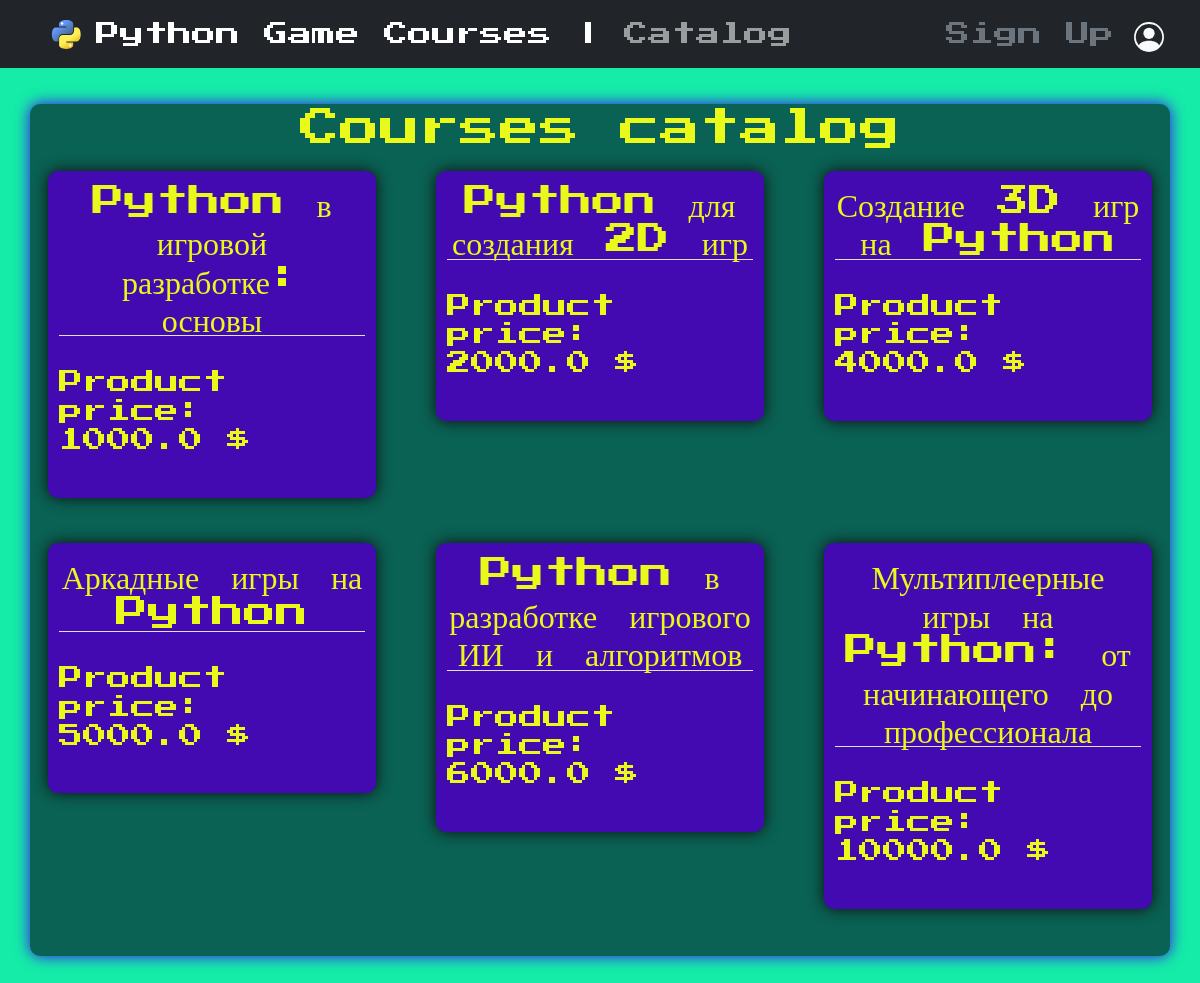
The page / on the database its author committed.
### main/models.py (models this page shows, shortened)
class Product(models.Model):
    product_name = models.CharField('Полное название товара', max_length=200)
    description = models.TextField('Описание товара', max_length=500)
    link = models.CharField('Ссылка на товар', max_length=200)
    price = models.FloatField('Цена', max_length=6)
    class Meta:
        verbose_name = 'Product'
        verbose_name_plural = 'Products'

### main/views.py (the view)
# urls.py: path('', views.products, name='products'),
def products(request):
    all_products = Product.objects.all().order_by('price')
    if request.user.is_authenticated:
        basket = Basket.objects.get(basket_id=request.user)
        context = {'all_products': all_products, 'basket': basket}
    else:
        context = {'all_products': all_products}
    return render(request, 'main/products.html', context)

### main/templates/main/products.html (shortened to what this page needs)
{% extends 'main/layout.html' %}
{% block main_info_bl %}
<div class="center_block ">
    <h1 class="text-center">Courses catalog</h1>
    <div class="row row-cols-1 row-cols-md-3 g-4">
        {% for pr in all_products %}
        <div class="col">
            <div class="product_card">
                <h2 class="border-bottom text-center">{{pr.product_name}}</h2>
                <br>
                <h4>Product price: {{pr.price}} $</h4>
                <br>
            </div>
        </div>
        {% endfor %}
    </div>
</div>
{% endblock %}

### main/templates/main/layout.html (shortened to what this page needs)
<!doctype html>
{% load static %}
<html lang="ru">
<head>
    <link rel="stylesheet" href="https://cdn.jsdelivr.net/npm/bootstrap@5.2.3/dist/css/bootstrap.min.css"
>
    <link rel="stylesheet" href="{% static 'main/css/main.css' %}">
</head>
<body>
<div class="site_header">
    <nav class="navbar navbar-expand-lg navbar-dark bg-dark">
        <div class="container-fluid" style="margin-right:2%; margin-left:2%;">
            <a class="navbar-brand" href="/">Python Game Courses |</a>
            <div class="collapse navbar-collapse" id="navbarNav">
                <ul class="navbar-nav me-auto mb-2 mb-lg-0">
                    <li class="nav-item">
                        <a class="nav-link" href="/">Catalog</a>
                    </li>
                </ul>
                {% if user.is_authenticated %}
                <ul class="navbar-nav">
                    <li class="nav-item" style="margin-left:20px;">
                        <a href="{% url 'logout' %}" class="text-light">
                            <svg xmlns="http://www.w3.org/2000/svg" width="35" height="35" fill="currentColor"
                                 class="bi bi-box-arrow-right" viewBox="0 0 16 16">
                                <path fill-rule="evenodd"
                                      d="M10 12.5a.5.5 0 0 1-.5.5h-8a.5.5 0 0 1-.5-.5v-9a.5.5 0 0 1 .5-.5h8a.5.5 0 0 1 .5.5v2a.5.5 0 0 0 1 0v-2A1.5 1.5 0 0 0 9.5 2h-8A1.5 1.5 0 0 0 0 3.5v9A1.5 1.5 0 0 0 1.5 14h8a1.5 1.5 0 0 0 1.5-1.5v-2a.5.5 0 0 0-1 0v2z"/>
                                <path fill-rule="evenodd"
                                      d="M15.854 8.354a.5.5 0 0 0 0-.708l-3-3a.5.5 0 0 0-.708.708L14.293 7.5H5.5a.5.5 0 0 0 0 1h8.793l-2.147 2.146a.5.5 0 0 0 .708.708l3-3z"/>
                            </svg>
                        </a>
                    </li>
                    <li class="nav-item" style="margin-left:20px;">
                        <a href="{% url 'basket' %}" class="text-light">
                            <svg xmlns="http://www.w3.org/2000/svg" width="30" height="30" fill="currentColor"
                                 class="bi bi-bag" viewBox="0 0 16 16">
                                <path d="M8 1a2.5 2.5 0 0 1 2.5 2.5V4h-5v-.5A2.5 2.5 0 0 1 8 1zm3.5 3v-.5a3.5 3.5 0 1 0-7 0V4H1v10a2 2 0 0 0 2 2h10a2 2 0 0 0 2-2V4h-3.5zM2 5h12v9a1 1 0 0 1-1 1H3a1 1 0 0 1-1-1V5z"/>
                            </svg>
                        </a>
                    </li>
                    <li class="nav-item" style="margin-left:20px;">
                        <a href="{% url 'profile' %}" class="text-light">
                            <svg xmlns="http://www.w3.org/2000/svg" width="30" height="30" fill="currentColor"
                                 class="bi bi-person-circle" viewBox="0 0 16 16">
                                <path d="M11 6a3 3 0 1 1-6 0 3 3 0 0 1 6 0z"/>
                                <path fill-rule="evenodd"
                                      d="M0 8a8 8 0 1 1 16 0A8 8 0 0 1 0 8zm8-7a7 7 0 0 0-5.468 11.37C3.242 11.226 4.805 10 8 10s4.757 1.225 5.468 2.37A7 7 0 0 0 8 1z"/>
                            </svg>
                        </a>
                    </li>
                </ul>
                {% else %}
                <ul class="navbar-nav">
                    <li class="nav-item">
                        <a href="{% url 'register' %}" style="text-decoration:none;" class="text-muted">Sign Up</a>
                    </li>
                    <li class="nav-item" style="margin-left:20px;">
                        <a href="{% url 'profile' %}" class="text-light">
                        </a>
                    </li>
                </ul>
                {% endif %}
            </div>
        </div>
    </nav>
</div>
{% block main_info_bl %}
{% endblock %}
</body>
</html>

### main/static/main/css/main.css (style rules this page uses)
* { font-family: 'Press Start 2P', cursive; }
body { background: #15ECA7; color: #E9FA1B; }
.center_block { margin: auto; margin-top: 3%; width: 95%; height: auto; margin-bottom: 3%; padding: 0 0 3% 0; background-color: #0A6254; border-radius: 10px; box-shadow: 0 0 15px #4404f1 ; }
.site_header { width:95% margin: auto; }
.site_header a { font-size: 150%; }
.product_card { margin: auto; margin-top: 3%; margin-bottom: 3%; padding:3%; width: 90%; height:auto; background-color: #430AB1; border-radius: 10px; box-shadow: 0 0 15px #0D0D0D ; }

### rows shown on the page
Product: product_name "Python в игровой разработке: основы", price "1000.0"
Product: product_name "Python для создания 2D игр", price "2000.0"
Product: product_name "Создание 3D игр на Python", price "4000.0"
Product: product_name "Аркадные игры на Python", price "5000.0"
Product: product_name "Python в разработке игрового ИИ и алгоритмов", price "6000.0"
Product: product_name "Мультиплеерные игры на Python: от начинающего до профессионала", price "10000.0"
